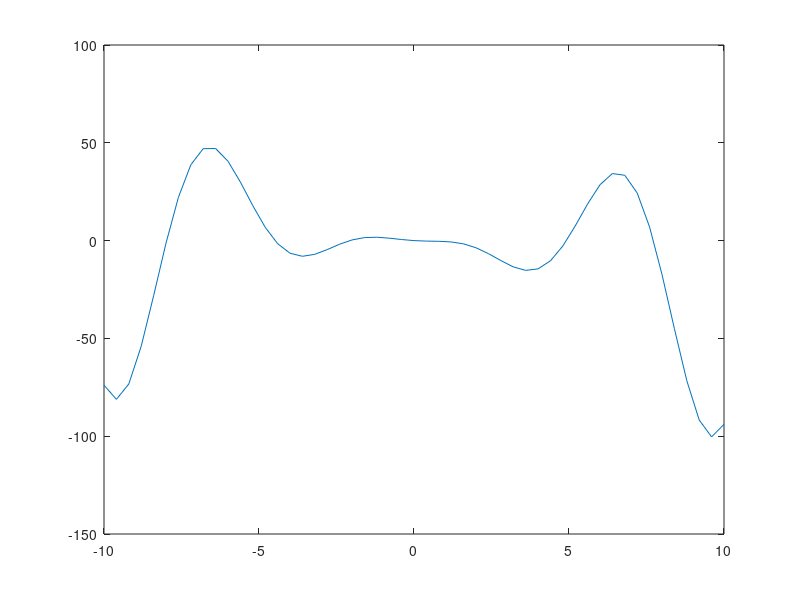

Source code (MATLAB):
#Enzo Gonzalez Lugar (1,1)
function parcial4p1
  x1=0; x2=10; dx=0.1;
  x=x1:dx:x2;
  ea=1*10^(-6);

  #Punto1
 [r,it]=raices1(x1,x2,ea);
 disp('La raiz es: ');disp(r);
 
 #Punto2
 disp('La cantidad de iteraciones es: ');disp(it);
 
 #Punto3
 dxn=(x2-r)/(101-1);
 xn=r:dxn:x2;
 I=TC(fcc(xn),dxn);
 disp("");
 disp('El valor de la integral es: ');disp(I);
 
 #Punto4
 x0=-10; dx2=0.4;
 x2=x0:dx2:x2;
 plot(x2,fcc(x2));
endfunction
#Funcion
function fun=fcc(x)
  fun=(x.^2).*cos(x)-x-(1/11300);
endfunction
#Raices
function [r,it]=raices1(a,b,error1)
  it=0;
  itmax=100;
  numsol=0;
  tol=0.2;
  while numsol==0
  it=it+1;
  r=0.5*(a+b);
  errorr=abs(fcc(r));
  if (errorr<=error1)
    numsol=1;
  endif
  if it==itmax
     numsol=2;
  endif
  if (fcc(a)*fcc(r)>0)
     a=r;
  else
     b=r;
   endif
 endwhile
endfunction
#Metodo Trapecio
function I=TC(vy,paso)
  m=length(vy);
  w=ones(m,1);
  w(1)=0.5;
  w(m)=0.5;
  w=paso*w;
  I=0;
  for i=1:m
    I=I+w(i)*vy(i);
  endfor
endfunction